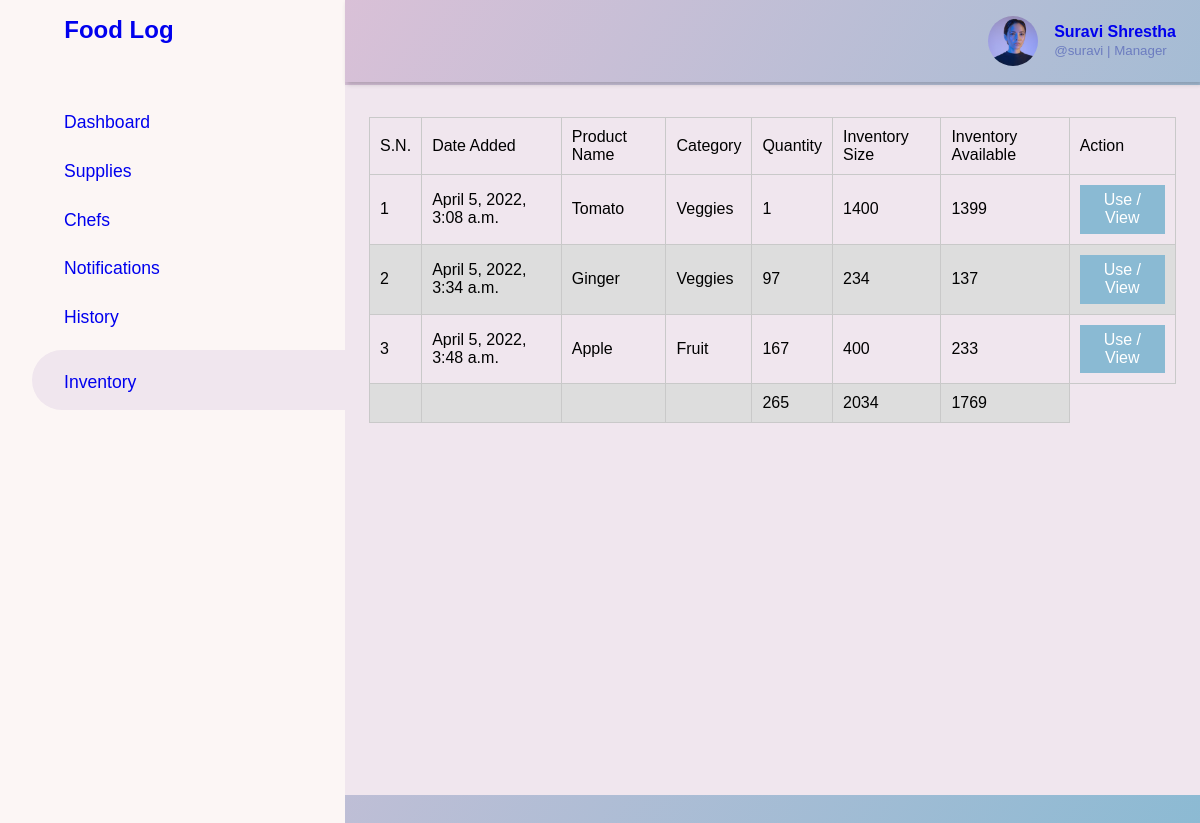
Screenshot of /inventory/ (signed in) with the database file from the repository.
### app/models.py (models this page shows, shortened)
class ProfilePic(models.Model):
    user = models.OneToOneField(User, on_delete=models.CASCADE)
    image = models.ImageField(upload_to='accounts', default='accounts/default.jpg')

class Product(models.Model):
    name            = models.CharField(max_length=50, unique=True)
    category        = models.ForeignKey(Category, on_delete=models.CASCADE)
    quantity        = models.IntegerField()
    inventory_size = models.IntegerField(default=0)
    image           = models.ImageField(upload_to='products')
    description     = models.TextField(max_length=2000)
    date_added      = models.DateTimeField(auto_now_add=True)
    notify_quantity = models.IntegerField()
    notify_by       = models.CharField(max_length=50)

class Category(models.Model):
    name    = models.CharField(max_length=50)
    class Meta:
        verbose_name_plural = 'Categories'

### app/views.py (the view)
# urls.py: path('inventory/', views.inventory_view, name='inventory_view'),
@login_required
def inventory_view(request):
    profile_pic_url =ProfilePic.objects.get(user=User.objects.get(username=request.user))
    product = Product.objects.all()
    total_inventory_size=0
    total_quantity=0
    total_inventory_available=0
    for i in product:
        total_inventory_size = total_inventory_size+ i.inventory_size
        total_quantity = total_quantity + i.quantity
        total_inventory_available =total_inventory_available+(i.inventory_size-i.quantity)
    context={
        "profile_pic":profile_pic_url,
        "inventory_active":True,
        "product":product,
        "total_inventory_size":total_inventory_size,
        "total_quantity":total_quantity,
        "total_inventory_available":total_inventory_available,
    }
    return render(request, 'inventory.html', context)

### app/templatetags/custom_tags.py (called while the page is built)
@register.filter
def sub(value, arg):
    return value - arg

### templates/inventory.html (shortened to what this page needs)
{% extends 'base.html' %}
{% block root %}
{% include 'sidebar.html' %}
    <div class="main-content">
      {% include 'header.html' %}
      <main>
        {% load custom_tags %}
        <div class="card-body">
          <table width="100%">
            <thead>
              <tr>
                <td>S.N.</td>
                <td>Date Added</td>
                <td>Product Name</td>
                <td>Category</td>
                <td>Quantity</td>
                <td>Inventory Size</td>
                <td>Inventory Available</td>
                <td>Action</td>
              </tr>
            </thead>
            <tbody>
              {% for i in product %}
              <tr>
                <td>{{forloop.counter}}</td>
                <td>{{i.date_added}}</td>
                <td>{{i.name}}</td>
                <td>{{i.category.name}}</td>
                <td>{{i.quantity}}</td>
                <td>{{i.inventory_size}}</td>
                <td>{{i.inventory_size|sub:i.quantity}}</td>
                <td>
                  <a href="{% url 'supplies_use_view' i.id %}">
                    <button class="btn-success">
                      Use / View
                    </button>
                  </a>
                </td>
              </tr>
              {% endfor %}
              <tr>
                <td></td>
                <td></td>
                <td></td>
                <td></td>
                <td>{{total_quantity}}</td>
                <td>{{total_inventory_size}}</td>
                <td>{{total_inventory_available}}</td>
              </tr>
            </tbody>
          </table>
        </div>
      </main>
    </div>
{% endblock root %}

### templates/header.html (shortened to what this page needs)
<header>
    <a href="{% url 'dashboard_profile_view' %}">
    <div class="user-wrapper">
      <img
        src="{% if profile_pic.image %}{{profile_pic.image.url}}{% endif %}"
        class="logged_user_image"
        alt="img of admin"
      />
      <div>
        <h4>{{request.user.first_name}} {{request.user.last_name}}</h4>
        <small> @{{user}} | {% if request.user.is_staff %}Manager{% else %}Chef{% endif %}</small>
      </div>
    </div>
  </a>
  </header>

### rows the page displays
ProfilePic: image (picture)
Product: date_added "April 5, 2022, 3:08 a.m.", name "Tomato", category.name "Veggies", quantity "1", inventory_size "1400", inventory_size|sub "1399"
Product: date_added "April 5, 2022, 3:34 a.m.", name "Ginger", category.name "Veggies", quantity "97", inventory_size "234", inventory_size|sub "137"
Product: date_added "April 5, 2022, 3:48 a.m.", name "Apple", category.name "Fruit", quantity "167", inventory_size "400", inventory_size|sub "233"

### other values shown
{{ request.user.first_name }} "Suravi"
{{ request.user.last_name }} "Shrestha"
{{ user }} "suravi"
{{ total_quantity }} "265"
{{ total_inventory_size }} "2034"
{{ total_inventory_available }} "1769"
